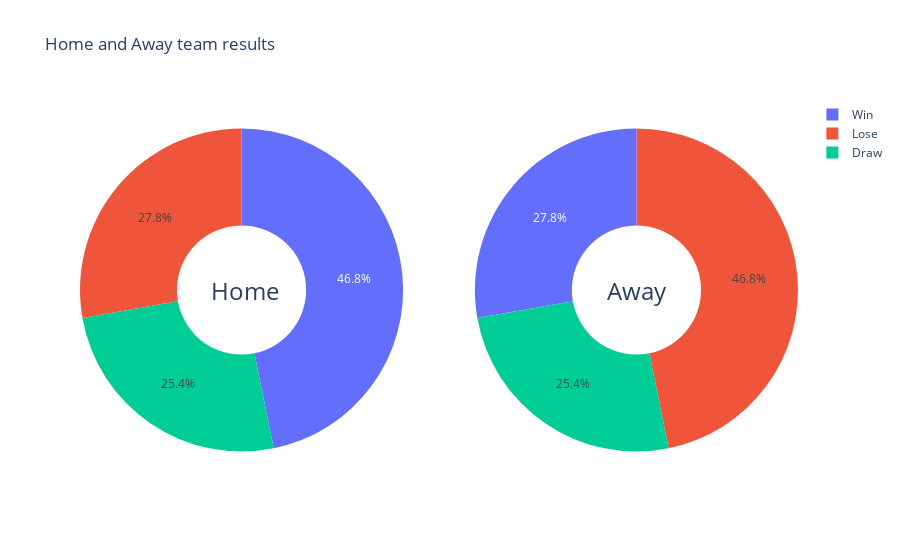

Source (notebook cell):
### Code cell
labels = ["Win", "Lose", "Draw"]

# Create subplots: use 'domain' type for Pie subplot
fig = make_subplots(rows=1, cols=2, specs=[[{'type':'domain'}, {'type':'domain'}]])
fig.add_trace(go.Pie(labels=labels, values=[6106, 3623, 3315], name="Home Team Results"),
              1, 1)
fig.add_trace(go.Pie(labels=labels, values=[3623, 6106, 3315], name="Away Team Results"),
              1, 2)

# Use `hole` to create a donut-like pie chart
fig.update_traces(hole=.4, hoverinfo="label+percent+name")

fig.update_layout(
    title_text="Home and Away team results",
    # Add annotations in the center of the donut pies.
    annotations=[dict(text='Home', x=0.18, y=0.5, font_size=24, showarrow=False),
                 dict(text='Away', x=0.82, y=0.5, font_size=24, showarrow=False)])
fig.show()

### Figure 1 — Plotly figure (JSON) as saved in the notebook; plotly's stock layout.template omitted (floating-point values rounded to 4 significant figures)
{"data": [{"domain": {"x": [0, 0.45], "y": [0, 1]}, "hole": 0.4, "hoverinfo": "label+percent+name", "labels": ["Win", "Lose", "Draw"], "name": "Home Team Results", "type": "pie", "values": [6106, 3623, 3315]}, {"domain": {"x": [0.55, 1], "y": [0, 1]}, "hole": 0.4, "hoverinfo": "label+percent+name", "labels": ["Win", "Lose", "Draw"], "name": "Away Team Results", "type": "pie", "values": [3623, 6106, 3315]}], "layout": {"annotations": [{"font": {"size": 24}, "showarrow": false, "text": "Home", "x": 0.18, "y": 0.5}, {"font": {"size": 24}, "showarrow": false, "text": "Away", "x": 0.82, "y": 0.5}], "title": {"text": "Home and Away team results"}}}
